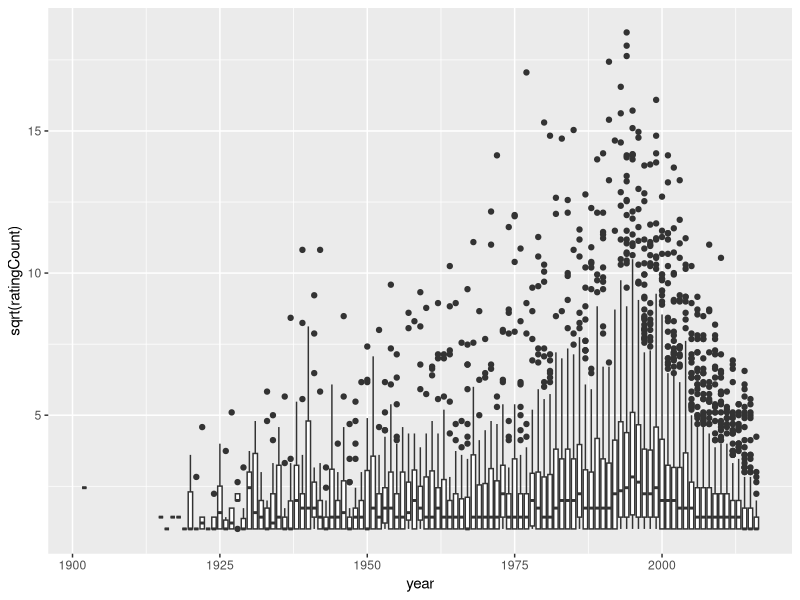
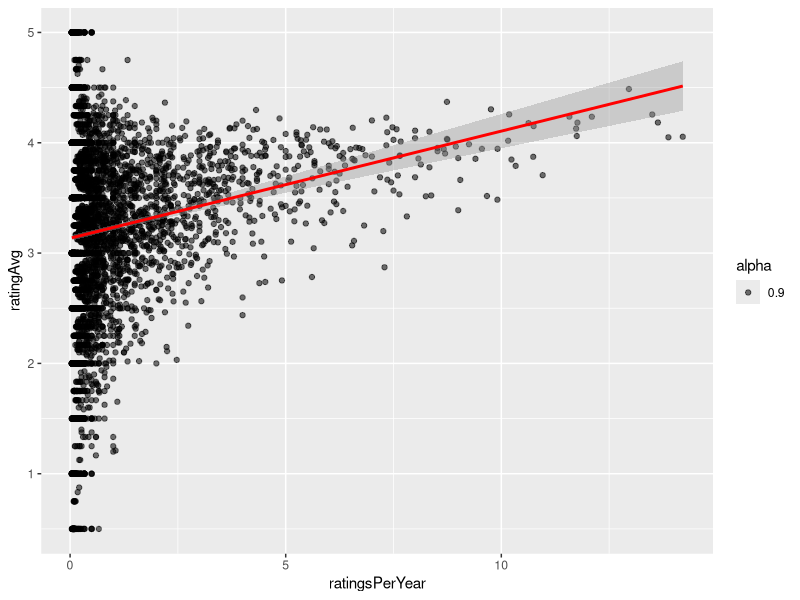
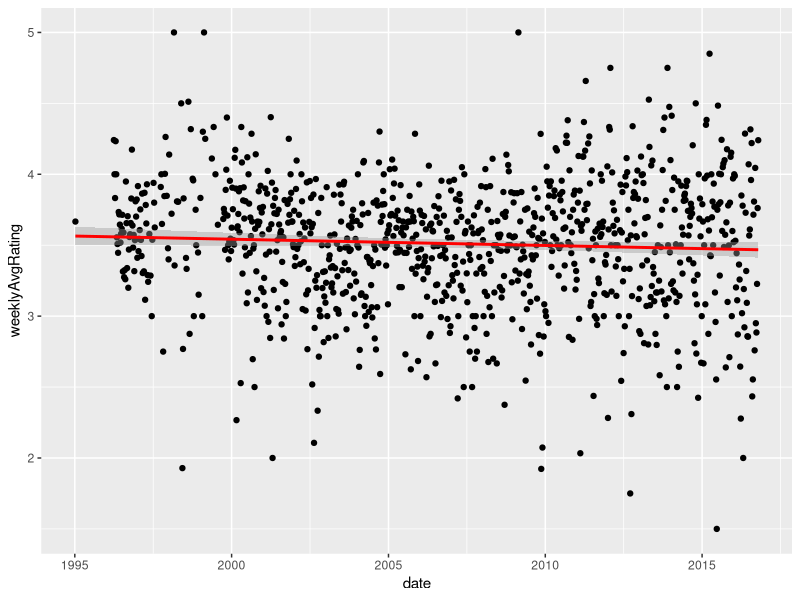
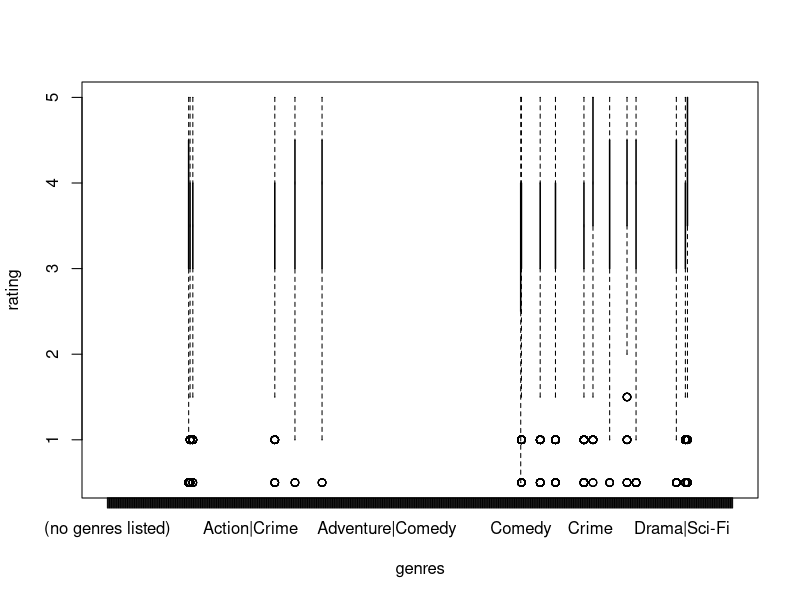
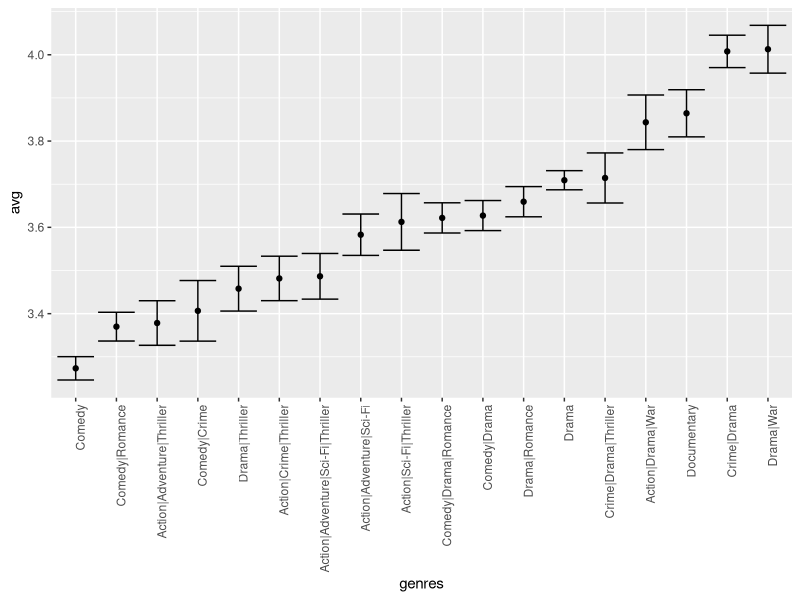

Write R code to recreate these figures, in order.
library(tidyverse)
library(lubridate)
library(dslabs)
library(dplyr)
library(ggplot2)
data("movielens")

# Q1
rating_counts <- movielens %>%
  group_by(movieId) %>%
  summarize(ratingCount = n(), year=max(year))

rating_counts %>%
  ggplot(aes(x=year, y=sqrt(ratingCount), group=year)) +
  geom_boxplot()

# Q2
movielens %>%
  group_by(movieId) %>%
  summarize(year=first(year), title=first(title), ratingCount = n(), ratingAvg = mean(rating)) %>%
  filter(year >= 1993) %>%
  mutate(ratingsPerYear = ratingCount/(2018-year)) %>%
  slice_max(ratingsPerYear, n=25) 

# Q3
rating_counts_per_year <- movielens %>%
  group_by(movieId) %>%
  summarize(year=first(year), title=first(title), ratingCount = n(), ratingAvg = mean(rating)) %>%
  filter(year >= 1993) %>%
  mutate(ratingsPerYear = ratingCount/(2018-year)) 

rating_counts_per_year %>%
  ggplot(aes(ratingsPerYear, ratingAvg)) +
  geom_point(colour = "black", aes(alpha=0.9)) +
  geom_smooth(method=lm, colour="red")
  
# Q5
movielens %>% 
  mutate(date = as_datetime(timestamp)) %>% head

# Q6
weekly_avg <- movielens %>% 
  mutate(date = round_date(as_datetime(timestamp), unit="week")) %>% 
  group_by(date) %>%
  summarize(weeklyAvgRating=mean(rating)) 
  
weekly_avg %>% 
  ggplot(aes(date, weeklyAvgRating)) + 
  geom_point() +
  geom_smooth(method=lm, colour="red")

# Q6
top_genres <- movielens %>%
  group_by(genres) %>%
  summarize(ratingAvg = mean(rating), error=sd(rating), ratingCount=n()) %>%
  filter(ratingCount > 1000)

top_genres %>%
  left_join(movielens, by="genres") %>%
  boxplot(rating~genres, data = .)

# model answer
movielens %>% group_by(genres) %>%
  summarize(n = n(), avg = mean(rating), se = sd(rating)/sqrt(n())) %>%
  filter(n >= 1000) %>% 
  mutate(genres = reorder(genres, avg)) %>%
  ggplot(aes(x = genres, y = avg, ymin = avg - 2*se, ymax = avg + 2*se)) + 
  geom_point() +
  geom_errorbar() + 
  theme(axis.text.x = element_text(angle = 90, hjust = 1))
